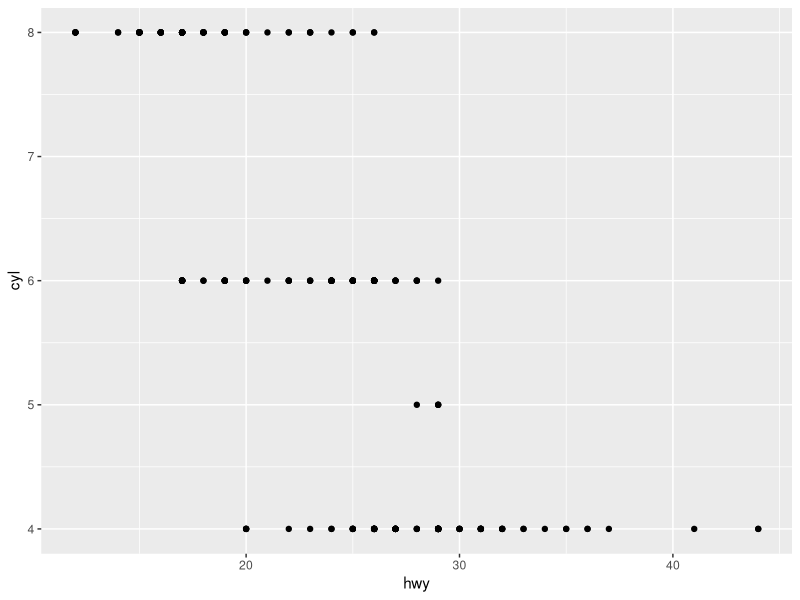
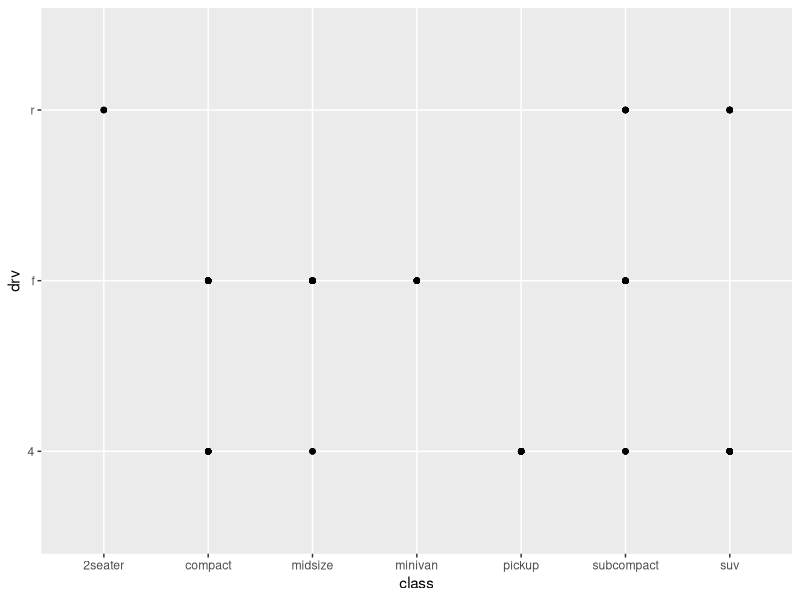

R code for these plots, in order:
library(tidyverse)
mtcars

ggplot(mpg, aes(x = hwy, y = cyl)) +
  geom_point()

ggplot(mpg, aes(x = class, y = drv)) +
  geom_point()

str(mtcars)
summary(mtcars)
